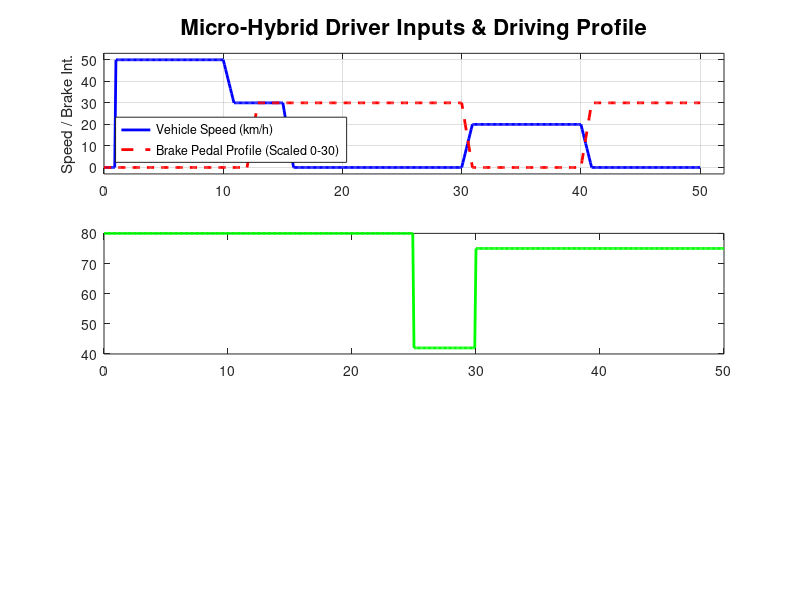

The MATLAB source for this figure: (Note: this script raises an error after producing the figure.)
%% Micro-Hybrid Start-Stop System Simulation
% Driver inputs, battery SOC constraints and automatic engine shutdown

clear;
clc;
close all;

%% Simulation time
t = 0:0.1:50;       % Simulation time [seconds]

%% ---------------------------------------------------------
% 1. Vehicle Speed Profile
% ----------------------------------------------------------

vehicleSpeed = zeros(size(t));

vehicleSpeed(t >= 1  & t < 10) = 50;
vehicleSpeed(t >= 10 & t < 11) = linspace(50,30,...
    sum(t >= 10 & t < 11));
vehicleSpeed(t >= 11 & t < 15) = 30;
vehicleSpeed(t >= 15 & t < 16) = linspace(30,0,...
    sum(t >= 15 & t < 16));
vehicleSpeed(t >= 16 & t < 30) = 0;
vehicleSpeed(t >= 30 & t < 31) = linspace(0,20,...
    sum(t >= 30 & t < 31));
vehicleSpeed(t >= 31 & t < 40) = 20;
vehicleSpeed(t >= 40 & t < 41) = linspace(20,0,...
    sum(t >= 40 & t < 41));
vehicleSpeed(t >= 41) = 0;


%% ---------------------------------------------------------
% 2. Brake Pedal Profile
% ----------------------------------------------------------
% Brake input is scaled between 0 and 30 for visualization

brakePedal = zeros(size(t));

% Braking before engine shutdown
brakePedal(t >= 12 & t < 13) = linspace(0,30,...
    sum(t >= 12 & t < 13));

brakePedal(t >= 13 & t < 30) = 30;

% Brake released while vehicle is moving
brakePedal(t >= 30 & t < 31) = linspace(30,0,...
    sum(t >= 30 & t < 31));

brakePedal(t >= 31 & t < 40) = 0;

% Braking again at the final stop
brakePedal(t >= 40 & t < 41) = linspace(0,30,...
    sum(t >= 40 & t < 41));

brakePedal(t >= 41) = 30;


%% ---------------------------------------------------------
% 3. Battery State of Charge (SOC)
% ----------------------------------------------------------

batterySOC = 80 * ones(size(t));

% Battery SOC drops below critical threshold
batterySOC(t >= 25 & t < 30) = 42;

% Battery recovers after restart
batterySOC(t >= 30) = 75;


%% Critical SOC threshold
SOC_threshold = 45;


%% ---------------------------------------------------------
% 4. Micro-Hybrid Start-Stop Logic
% ----------------------------------------------------------
% Engine states:
% 1 = RUNNING
% 0 = SHUTDOWN

engineState = ones(size(t));

% Automatic shutdown condition:
% Vehicle stopped + brake applied
shutdownCondition = ...
    (vehicleSpeed == 0) & ...
    (brakePedal >= 30);

% Apply shutdown
engineState(shutdownCondition) = 0;


%% ---------------------------------------------------------
% 5. Safety Override
% ----------------------------------------------------------
% Restart engine when battery SOC falls below 45%

restartCondition = batterySOC < SOC_threshold;

engineState(restartCondition) = 1;


%% ---------------------------------------------------------
% 6. Plot
% ----------------------------------------------------------

figure('Color','w','Position',[100 50 1200 900]);


%% ---- Plot 1: Driver Inputs ----
subplot(3,1,1);

plot(t,vehicleSpeed,'b','LineWidth',2);
hold on;

plot(t,brakePedal,'r--','LineWidth',2);

grid on;

title('Micro-Hybrid Driver Inputs & Driving Profile',...
    'FontSize',16);

ylabel('Speed / Brake Int.');

legend('Vehicle Speed (km/h)',...
       'Brake Pedal Profile (Scaled 0-30)',...
       'Location','southwest');

xlim([0 52]);
ylim([-3 53]);


%% ---- Plot 2: Battery SOC ----
subplot(3,1,2);

plot(t,batterySOC,'g','LineWidth',2);
hold on;

yline(SOC_threshold,'k:',...
    'LineWidth',2);

grid on;

title('Energy Storage Constraints & Safety Interlocks',...
    'FontSize',16);

ylabel('Battery SOC (%)');

legend('Battery SOC (%)',...
       'Critical Threshold (45%)',...
       'Location','southwest');

xlim([0 52]);
ylim([40 82]);


%% ---- Plot 3: Engine State ----
subplot(3,1,3);

stairs(t,engineState,'k','LineWidth',2);

grid on;

title('Automated Micro-Hybrid Logic Executions',...
    'FontSize',16);

xlabel('Simulation Time (seconds)');
ylabel({'Engine State';'(RUNNING / SHUTDOWN)'});

xlim([0 52]);
ylim([-0.2 1.2]);

yticks([0 1]);
yticklabels({'(SHUTDOWN)','(RUNNING)'});


%% ---------------------------------------------------------
% 7. Add Explanatory Arrows
% ----------------------------------------------------------

subplot(3,1,3);
hold on;

% Auto shutdown annotation
annotation('textarrow',...
    [0.35 0.40],...
    [0.20 0.10],...
    'String',{'Auto-Shutdown','(v=0, Brake=1)'},...
    'FontSize',11);

% Override restart annotation
annotation('textarrow',...
    [0.60 0.55],...
    [0.37 0.52],...
    'String',{'Override Restart','(SOC < 45%)'},...
    'FontSize',11);

hold off;


%% ---------------------------------------------------------
% Results
% ----------------------------------------------------------

fprintf('\n========================================\n');
fprintf(' MICRO-HYBRID START-STOP SIMULATION\n');
fprintf('========================================\n');

fprintf('SOC Critical Threshold : %.0f %%\n',SOC_threshold);

fprintf('Engine Shutdown Events:\n');

% Find transitions from RUNNING to SHUTDOWN
shutdownEvents = find(diff(engineState) == -1);

for i = 1:length(shutdownEvents)
    fprintf('  Shutdown at %.1f seconds\n', ...
        t(shutdownEvents(i)+1));
end

fprintf('\nEngine Restart Events:\n');

restartEvents = find(diff(engineState) == 1);

for i = 1:length(restartEvents)
    fprintf('  Restart at %.1f seconds\n', ...
        t(restartEvents(i)+1));
end

fprintf('========================================\n');
